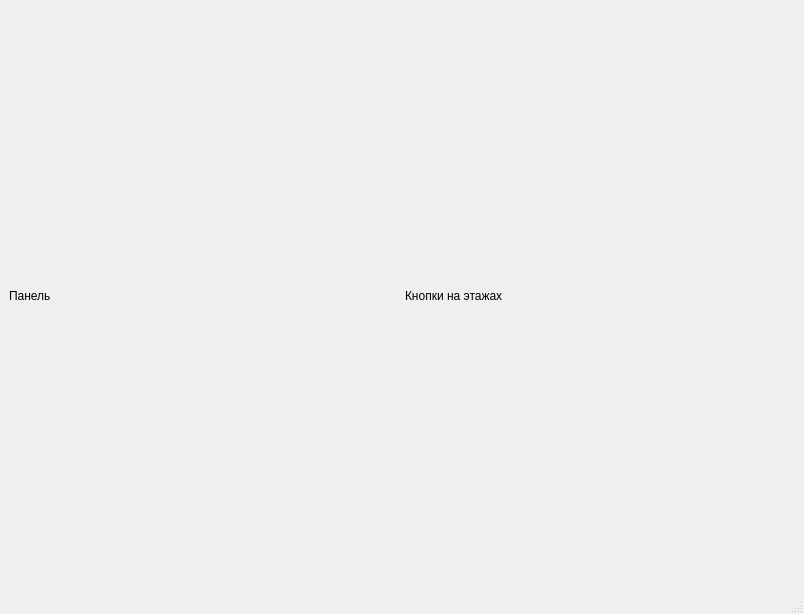
<?xml version="1.0" encoding="UTF-8"?>
<ui version="4.0">
 <class>MainWindow</class>
 <widget class="QMainWindow" name="MainWindow">
  <property name="geometry">
   <rect>
    <x>0</x>
    <y>0</y>
    <width>804</width>
    <height>614</height>
   </rect>
  </property>
  <property name="windowTitle">
   <string>MainWindow</string>
  </property>
  <widget class="QWidget" name="centralwidget">
   <layout class="QHBoxLayout" name="horizontalLayout_4" stretch="0,0">
    <item>
     <layout class="QVBoxLayout" name="panel">
      <item>
       <widget class="QLabel" name="label">
        <property name="sizePolicy">
         <sizepolicy hsizetype="Preferred" vsizetype="Fixed">
          <horstretch>0</horstretch>
          <verstretch>0</verstretch>
         </sizepolicy>
        </property>
        <property name="text">
         <string>Панель</string>
        </property>
       </widget>
      </item>
     </layout>
    </item>
    <item>
     <layout class="QHBoxLayout" name="horizontalLayout">
      <item>
       <layout class="QVBoxLayout" name="floors">
        <item>
         <widget class="QLabel" name="label_2">
          <property name="sizePolicy">
           <sizepolicy hsizetype="Preferred" vsizetype="Fixed">
            <horstretch>0</horstretch>
            <verstretch>0</verstretch>
           </sizepolicy>
          </property>
          <property name="text">
           <string>Кнопки на этажах</string>
          </property>
         </widget>
        </item>
       </layout>
      </item>
     </layout>
    </item>
   </layout>
  </widget>
  <widget class="QMenuBar" name="menubar">
   <property name="geometry">
    <rect>
     <x>0</x>
     <y>0</y>
     <width>804</width>
     <height>22</height>
    </rect>
   </property>
  </widget>
  <widget class="QStatusBar" name="statusbar"/>
 </widget>
 <resources/>
 <connections/>
</ui>
